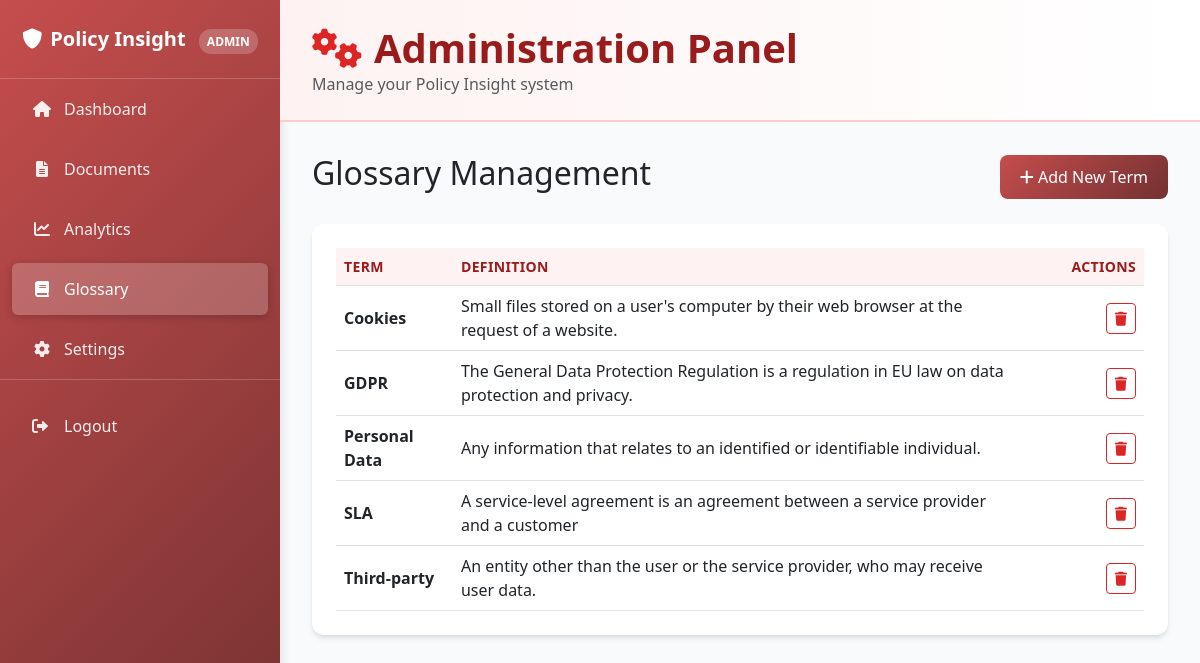
/admin/glossary, run on the app's committed database.
### tables this page shows
CREATE TABLE glossary (id INTEGER PRIMARY KEY AUTOINCREMENT, term TEXT UNIQUE NOT NULL, definition TEXT NOT NULL);

### index.py (the view, shortened to what this page needs)
@app.route('/admin/glossary', methods=['GET', 'POST'])
def admin_glossary():
    conn = get_db_connection()
    glossary_terms = conn.execute('SELECT * FROM glossary ORDER BY term').fetchall()
    conn.close()
    return render_template('admin_glossary.html', glossary_terms=glossary_terms)

### index.py (called while the page is built)
def get_db_connection():
    conn = sqlite3.connect(DATABASE)
    conn.row_factory = sqlite3.Row
    return conn

### templates/admin_glossary.html (shortened to what this page needs)
{% extends "admin_layout.html" %}
{% block sidebar_links %}
<li class="nav-item">
    <a class="nav-link" href="{{ url_for('admin_dashboard') }}"><i class="fas fa-home fa-fw"></i> Dashboard</a>
</li>
<li class="nav-item">
    <a class="nav-link" href="{{ url_for('admin_documents') }}"><i class="fas fa-file-alt fa-fw"></i> Documents</a>
</li>
<li class="nav-item">
    <a class="nav-link" href="{{ url_for('admin_analytics') }}"><i class="fas fa-chart-line fa-fw"></i> Analytics</a>
</li>
<li class="nav-item">
    <a class="nav-link active" href="{{ url_for('admin_glossary') }}"><i class="fas fa-book fa-fw"></i> Glossary</a>
</li>
<li class="nav-item">
    <a class="nav-link" href="{{ url_for('admin_settings') }}"><i class="fas fa-cog fa-fw"></i> Settings</a>
</li>
{% endblock %}
{% block content %}
<div class="d-flex justify-content-between align-items-center mb-4">
    <h2>Glossary Management</h2>
    <button class="btn btn-primary" data-bs-toggle="modal" data-bs-target="#addTermModal">
        <i class="fas fa-plus"></i> Add New Term
    </button>
</div>
<div class="card">
    <div class="card-body">
        <div class="table-responsive">
            <table class="table table-hover align-middle">
                <thead>
                    <tr>
                        <th>Term</th>
                        <th>Definition</th>
                        <th class="text-end" style="width: 120px;">Actions</th>
                    </tr>
                </thead>
                <tbody>
                    {% for item in glossary_terms %}
                    <tr>
                        <td><strong>{{ item['term'] }}</strong></td>
                        <td>{{ item['definition'] }}</td>
                        <td class="text-end">
                            <form action="{{ url_for('admin_delete_term', term_id=item['id']) }}" method="post" class="d-inline">
                                <button type="submit" class="btn btn-sm btn-outline-danger" onclick="return confirm('Are you sure you want to delete this term?');">
                                    <i class="fas fa-trash"></i>
                                </button>
                            </form>
                        </td>
                    </tr>
                    {% else %}
                    <tr>
                        <td colspan="3" class="text-center">No glossary terms found. Add one to get started.</td>
                    </tr>
                    {% endfor %}
                </tbody>
            </table>
        </div>
    </div>
</div>
{% endblock %}

### templates/admin_layout.html (style rules this page uses)
:root { --sidebar-width: 280px; --admin-gradient: linear-gradient(135deg,rgb(197, 77, 77) 0%,rgb(116, 49, 49) 100%); --admin-secondary: linear-gradient(135deg,rgb(197, 73, 73) 0%,rgb(163, 36, 36) 100%); --card-shadow: 0 4px 6px -1px rgba(0, 0, 0, 0.1), 0 2px 4px -1px rgba(0, 0, 0, 0.06); --admin-accent: #fef2f2; }
body { background-color: #f8fafc; font-family: 'Segoe UI', Tahoma, Geneva, Verdana, sans-serif; }
.nav-item { margin: 0.25rem 0; }
.nav-link { background: transparent !important; border: none; color: rgba(255,255,255,0.9) !important; padding: 0.875rem 1.25rem; border-radius: 8px; margin: 0 0.75rem; transition: all 0.3s ease; display: flex; align-items: center; }
.nav-link.active { background: rgba(255,255,255,0.2) !important; color: white !important; box-shadow: 0 2px 8px rgba(0,0,0,0.2); }
.nav-link i { width: 20px; margin-right: 0.75rem; }
.card { border: none; box-shadow: var(--card-shadow); border-radius: 12px; overflow: hidden; }
.card-body { padding: 1.5rem; }
.btn-primary { background: var(--admin-gradient); border: none; border-radius: 8px; padding: 0.625rem 1.25rem; font-weight: 500; transition: all 0.2s ease; }
.btn-outline-danger { border-color: #dc2626; color: #dc2626; }
.table { margin-bottom: 0; }
.table th { background: #fef2f2; border-top: none; color: #991b1b; font-weight: 600; font-size: 0.875rem; text-transform: uppercase; letter-spacing: 0.025em; }

### data on the page
glossary: term "Cookies", definition "Small files stored on a user's computer by their web browser at the request of a website."
glossary: term "GDPR", definition "The General Data Protection Regulation is a regulation in EU law on data protection and privacy."
glossary: term "Personal Data", definition "Any information that relates to an identified or identifiable individual."
glossary: term "SLA", definition "A service-level agreement is an agreement between a service provider and a customer"
glossary: term "Third-party", definition "An entity other than the user or the service provider, who may receive user data."
